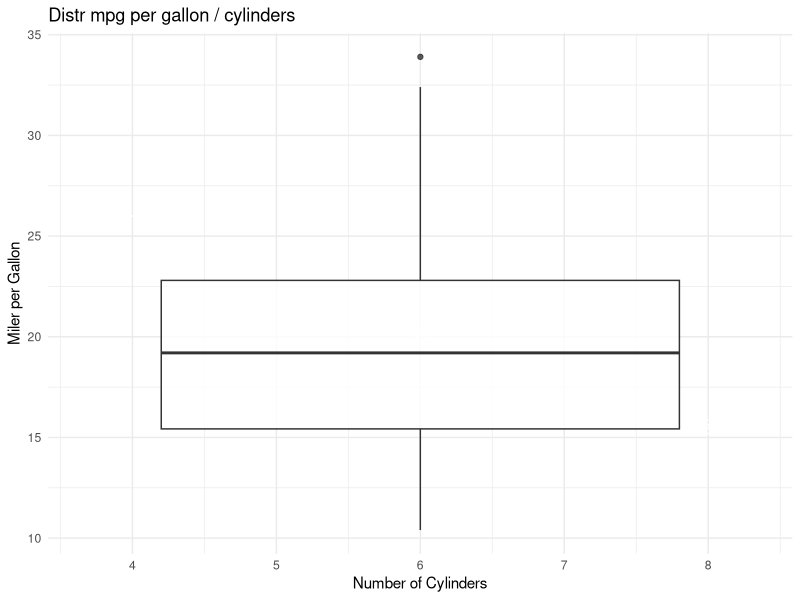
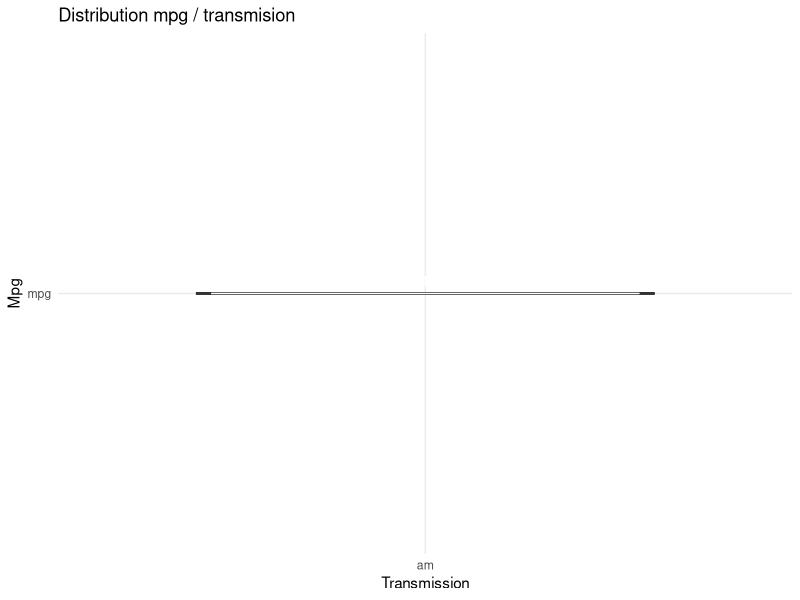
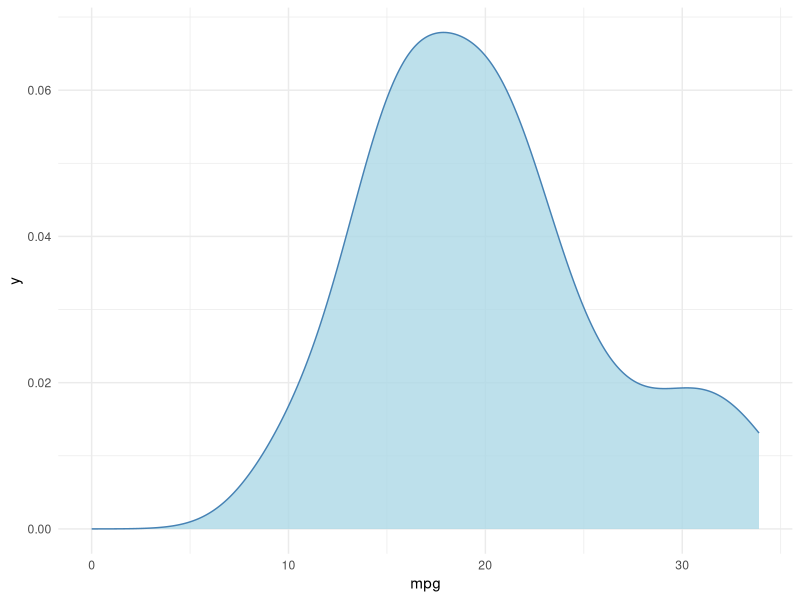
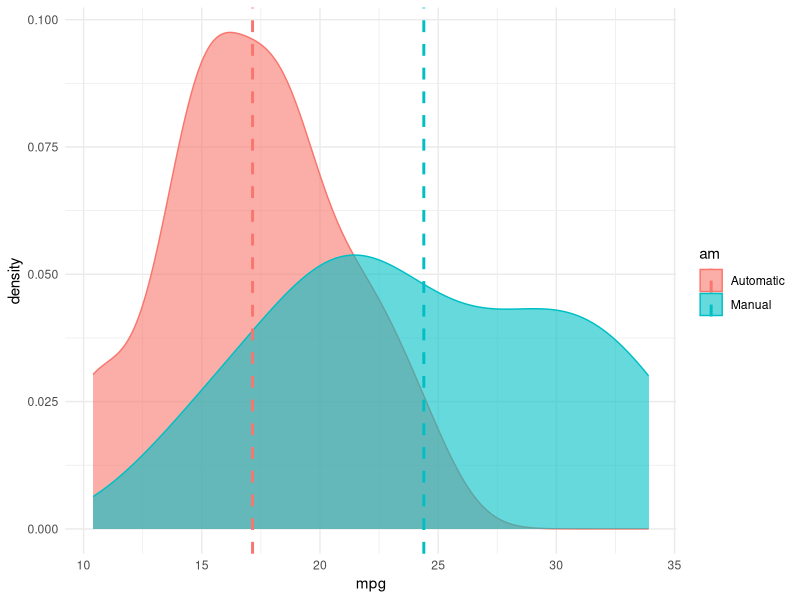

Write R code to recreate these figures, in order.
rm(list = ls())

data("mtcars")
library(ggplot2)

theme <- theme_set(theme_minimal())

ggplot(
  mtcars,
  mapping = aes_string( y ="mpg", x="cyl"))+
  
  xlab("Number of Cylinders")+
  ylab("Miler per Gallon")+
  ggtitle("Distr mpg per gallon / cylinders")+
  
  geom_boxplot(outlier.colour = NULL,
              aes_string(colour="cyl", fill = "cyl"), alpha = 0.8)+
  
  stat_summary(geom = "crossbar", 
               width = 0.7, 
               fatten = 0.5, 
               color="white",
               fun.data = function(x){
                 return(c( y = median(x),
                           ymin=median(x),
                           ymax=median(x)))
               })+
  stat_summary(fun.data = function(x){
    return(c(y = median(x)*1.03, 
             label = round(median(x), 2)))
  },
  geom = "text",
  fun.y = mean,
  colour="white")



aggregate(list(mpg = mtcars$mpg),
          list(cyliders = mtcars$cyl),
          FUN = function(mpg){
            c(avg = mean(mpg),
              median = median(mpg))
          })

ggplot(mtcars,
       mapping = aes(y = "mpg", x = "am"))+
  xlab("Transmission")+
  ylab("Mpg")+
  ggtitle("Distribution mpg / transmision")+
  
  geom_boxplot(outlier.colour = NULL,
               aes_string(colour="am",
                          fill="am" ), alpha = 0.8)+
  stat_summary(geom = "crossbar", 
               width = 0.7,
               fatten = 0.5,
               color="white",
               fun.data = function(x){
                 return(c(y=median(x), ymin=median(x), ymax=median(x)))
               }
               )+
  stat_summary(fun.data = function(x){
    return(c(y=median(x)*1.03, label = round(median(x), 2)))
  },
  geom="text",
  fun.y=mean,
  colour="white")

to.factors <- function(df, variables){
  for(variable in variables){
    df[[variable]] <- as.factor(df[[variable]])
  }
  return(df)
}

categorical.vars <- c("cyl", "vs",  "am", "gear", "carb")
mtcars<- to.factors(mtcars, categorical.vars)
mtcars$am <- factor(mtcars$am, labels=c("Automatic", "Manual"))

ggplot(mtcars, aes(x=mpg))+
  geom_density(colour="steelblue",
               fill="lightblue", alpha=0.8)+
  expand_limits(x=0, y =0)


t.test(mpg ~am, data=mtcars)

aggr <- aggregate(list(mpg=mtcars$mpg),
                  list(transmission=mtcars$am),
                  FUN = function(mpg){
                    c(avg = mean(mpg))
                  })

print(aggr)


ggplot(mtcars, aes(x=mpg))+
  geom_density(aes(group=am, colour=am, fill=am), alpha=0.6)+
  geom_vline(data = aggr, aes(xintercept = mpg, color=transmission), linetype="dashed", size = 1)
  
